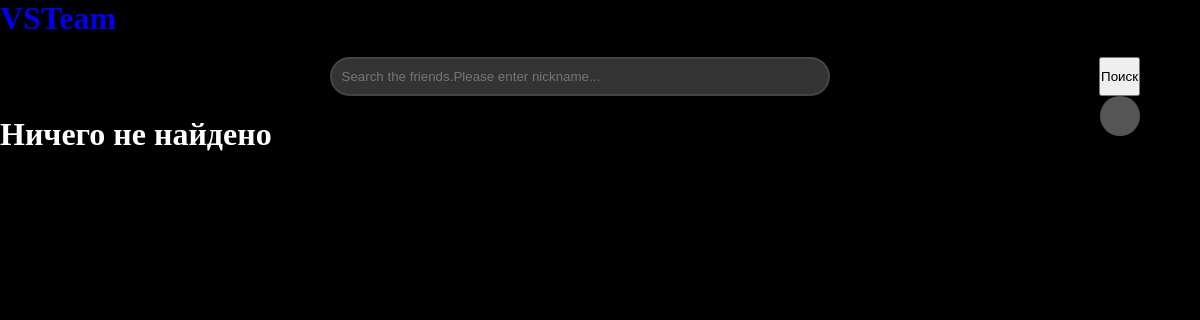
Page /find_users/ (signed in) on the earlier database version.
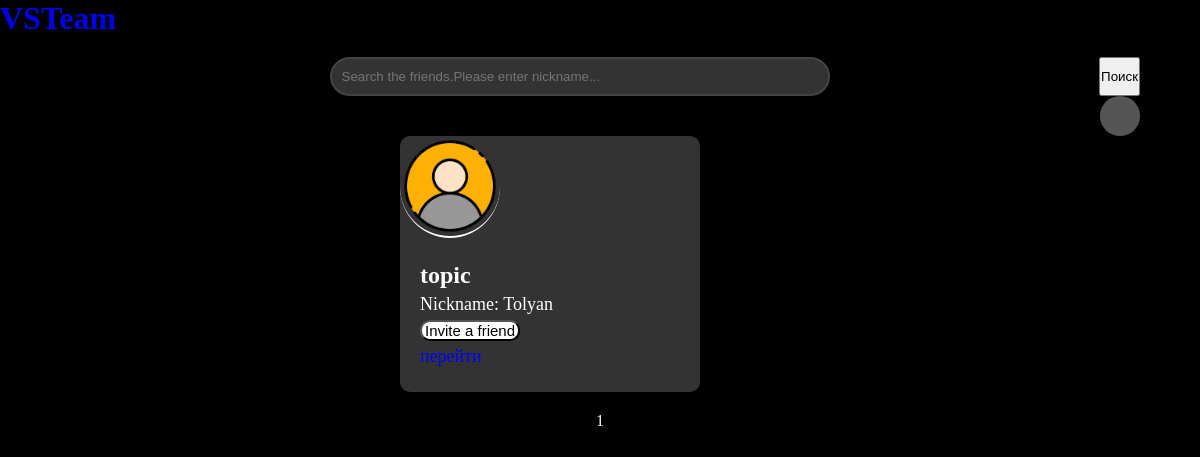
Same page on the later database version.
### my_codes/models.py (models this page shows, shortened)
class NIKNEM(models.Model):
    objects = None
    niknem = models.CharField(max_length=30, null=True)
    user = models.ForeignKey(User, on_delete=models.CASCADE, null=True)

### my_codes/views.py (the view)
# urls.py: path("find_users/", views.find_users_page, name="find_users_page"),
def find_users_page(request):
    context = {}
    if request.method == 'POST':
        form = SearchUserForm(request.POST)
        if form.is_valid():
            query = form.cleaned_data['query']
            page = 0
        else:
            query = ''
            page = 0
    else:
        query = request.GET.get('query', '')
        page = max(0, int(request.GET.get('page', 1)) - 1)
    all_accounts_count = NIKNEM.objects.filter(niknem__contains=query).count()
    current_user = request.user
    accounts = NIKNEM.objects.filter(niknem__contains=query).exclude(user=current_user)[
               page * 10: page * 10 + 10
               ]
    context["page"] = page + 1
    context["accounts"] = accounts
    context["max_page"] = all_accounts_count // 10 + (all_accounts_count % 10 != 0)
    context["query"] = query
    context["form"] = SearchUserForm(initial={"query": query})
    if "add_friend" in request.POST:
        friend_id = request.POST.get("friend_id")
        friend = get_object_or_404(User, id=friend_id)
        Friend.make_friend(request.user, friend)
    return render(request, "find_users.html", context)

### my_codes/forms.py
class SearchUserForm(forms.Form):
    query = CharField(required=True, label="Username")

### my_codes/templatetags/user_avatar.py (called while the page is built)
@register.simple_tag(name='user_avatar')
def user_avatar(userid):
    user = User.objects.get(id=userid)
    try:
        avatar = Avatar.objects.get(user=user)
        return avatar.image.url
    except Avatar.DoesNotExist:
        return MEDIA_URL + 'avatars/default.png'

### my_codes/templates/find_users.html (shortened to what this page needs)
{% load static %}
{% load user_avatar %}
<!DOCTYPE html>
<html lang="en">
<head>
    <link href="{% static 'find_users_style.css' %}" rel="stylesheet">
    <link href="https://fonts.cdnfonts.com/css/retron2000" rel="stylesheet">
</head>
<body>
<a href="{% url 'homePage' %}" style="text-decoration: none; size: 20px;"><h1 style="font-family: 'Rocher';">VSTeam</h1></a>
<header>
        <div class="container1">
          <div style="display: flex; ">
            <input type="text" id="query" class="dark-rounded-input" placeholder="Search the friends.Please enter nickname..." style="width: 500px;" name="query">
              <button onclick="searchButton()" class="glow-on-hover">Поиск</button>
          </div>
          <div class="user-avatar">
          </div>
        </div>
    </header>
    {% if accounts|length > 0 %}
<div class="container">
    {% for account in accounts %}
    <div class="user-card">
        <img src="{% user_avatar account.user.id %}" alt="User Avatar" style="border-radius: 50%; width: 100px;">
        <div class="user-info">
            <h2>{{ account.user.username }}</h2>
            <p>Nickname: {{ account.niknem }}</p>
            <form method="post" action="{% url 'find_users_page' %}">
                <button class="btn" type="submit" name="add_friend">Invite a friend</button>
            </form>
            {% if account.user %}
                <a href="{% url 'polzovatels_account' account.user.id %}" style="text-decoration: none; color: blue;"><p>перейти</p></a>
            {% endif %}
        </div>
    </div>
    {% endfor %}
</div>
{% else %}
<h1>Ничего не найдено</h1>
{% endif %}
    {% if accounts|length > 0 %}
        <div class="paginator" style="text-align:center;">
            {{ page }}
        </div>
    {% endif %}
</body>
</html>

### my_codes/templates/find_users.html (style rules this page uses)
* { margin: 0; padding: 0; box-sizing: border-box; }
body { font-family: 'Rocher'; background-color: black; color: #ffffff; margin: 0; padding: 0; }
.container { display: flex; flex-wrap: wrap; justify-content: center; gap: 20px; padding: 20px; }
.user-card { background-color: #333333; border-radius: 10px; overflow: hidden; box-shadow: 0 4px 6px rgba(0, 0, 0, 0.1); width: 300px; }
.user-card img { width: 100%; height: auto; border-bottom: 2px solid #ffffff; }
.user-info { padding: 20px; }
.user-info h2 { margin-top: 0; font-size: 24px; }
.user-info p { margin: 5px 0; font-size: 18px; }
.container1 { width: 90%; max-width: 1200px; margin: 0 auto; }
.dark-rounded-input { background-color: #333; color: #fff; padding: 10px; border-radius: 20px; border-color: #444; border-style: solid; outline: none; margin: auto; }
.user-avatar { float: right; width: 40px; height: 40px; border-radius: 50%; background-color: #555; }
header { padding: 20px 0; }
.btn { background-color: white; font-size: 15px; border-radius: 10px; width: 100px; }

Differences in the rows shown:
added NIKNEM: user.username "topic", niknem "Tolyan", shows "перейти"
Other differences:
{{ page }}: (not shown) → "1"
text no longer shown: "Ничего не найдено"
